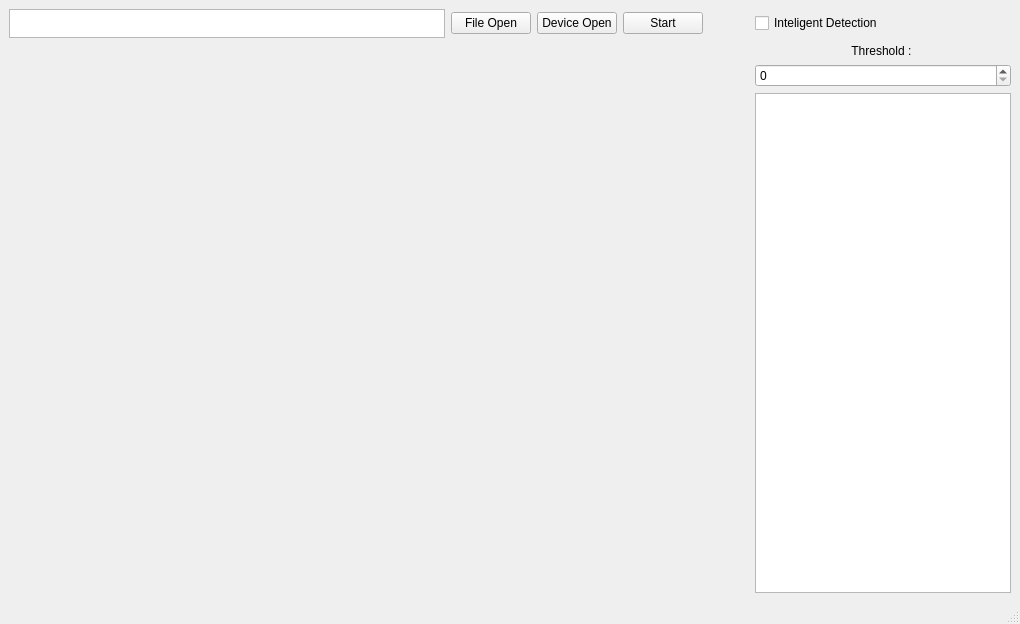
<?xml version="1.0" encoding="UTF-8"?>
<ui version="4.0">
 <class>MainWindow</class>
 <widget class="QMainWindow" name="MainWindow">
  <property name="geometry">
   <rect>
    <x>0</x>
    <y>0</y>
    <width>1020</width>
    <height>624</height>
   </rect>
  </property>
  <property name="windowTitle">
   <string>MainWindow</string>
  </property>
  <widget class="QWidget" name="centralwidget">
   <layout class="QGridLayout" name="gridLayout_2">
    <item row="0" column="0">
     <layout class="QGridLayout" name="gridLayout">
      <item row="1" column="0" rowspan="3" colspan="5">
       <widget class="QCustomPlot" name="widget" native="true"/>
      </item>
      <item row="3" column="5">
       <widget class="QTextBrowser" name="textBrowser_2">
        <property name="sizePolicy">
         <sizepolicy hsizetype="Fixed" vsizetype="Expanding">
          <horstretch>0</horstretch>
          <verstretch>0</verstretch>
         </sizepolicy>
        </property>
       </widget>
      </item>
      <item row="0" column="3">
       <widget class="QPushButton" name="pushButton_2">
        <property name="sizePolicy">
         <sizepolicy hsizetype="Fixed" vsizetype="Fixed">
          <horstretch>0</horstretch>
          <verstretch>0</verstretch>
         </sizepolicy>
        </property>
        <property name="text">
         <string>Start</string>
        </property>
       </widget>
      </item>
      <item row="0" column="5">
       <widget class="QCheckBox" name="checkBox">
        <property name="text">
         <string>Inteligent Detection</string>
        </property>
       </widget>
      </item>
      <item row="0" column="4">
       <spacer name="horizontalSpacer">
        <property name="orientation">
         <enum>Qt::Horizontal</enum>
        </property>
        <property name="sizeType">
         <enum>QSizePolicy::Minimum</enum>
        </property>
        <property name="sizeHint" stdset="0">
         <size>
          <width>40</width>
          <height>20</height>
         </size>
        </property>
       </spacer>
      </item>
      <item row="2" column="5">
       <widget class="QSpinBox" name="spinBox"/>
      </item>
      <item row="0" column="1">
       <widget class="QPushButton" name="pushButton">
        <property name="sizePolicy">
         <sizepolicy hsizetype="Fixed" vsizetype="Fixed">
          <horstretch>0</horstretch>
          <verstretch>0</verstretch>
         </sizepolicy>
        </property>
        <property name="text">
         <string>File Open</string>
        </property>
       </widget>
      </item>
      <item row="0" column="0">
       <widget class="QTextBrowser" name="textBrowser">
        <property name="maximumSize">
         <size>
          <width>684</width>
          <height>29</height>
         </size>
        </property>
       </widget>
      </item>
      <item row="1" column="5">
       <widget class="QLabel" name="label">
        <property name="text">
         <string>Threshold : </string>
        </property>
        <property name="alignment">
         <set>Qt::AlignCenter</set>
        </property>
       </widget>
      </item>
      <item row="0" column="2">
       <widget class="QPushButton" name="pushButton_3">
        <property name="sizePolicy">
         <sizepolicy hsizetype="Fixed" vsizetype="Fixed">
          <horstretch>0</horstretch>
          <verstretch>0</verstretch>
         </sizepolicy>
        </property>
        <property name="text">
         <string>Device Open</string>
        </property>
       </widget>
      </item>
     </layout>
    </item>
   </layout>
  </widget>
  <widget class="QMenuBar" name="menubar">
   <property name="geometry">
    <rect>
     <x>0</x>
     <y>0</y>
     <width>1020</width>
     <height>22</height>
    </rect>
   </property>
  </widget>
  <widget class="QStatusBar" name="statusbar"/>
 </widget>
 <customwidgets>
  <customwidget>
   <class>QCustomPlot</class>
   <extends>QWidget</extends>
   <header>qcustomplot.h</header>
   <container>1</container>
  </customwidget>
 </customwidgets>
 <resources/>
 <connections/>
</ui>
